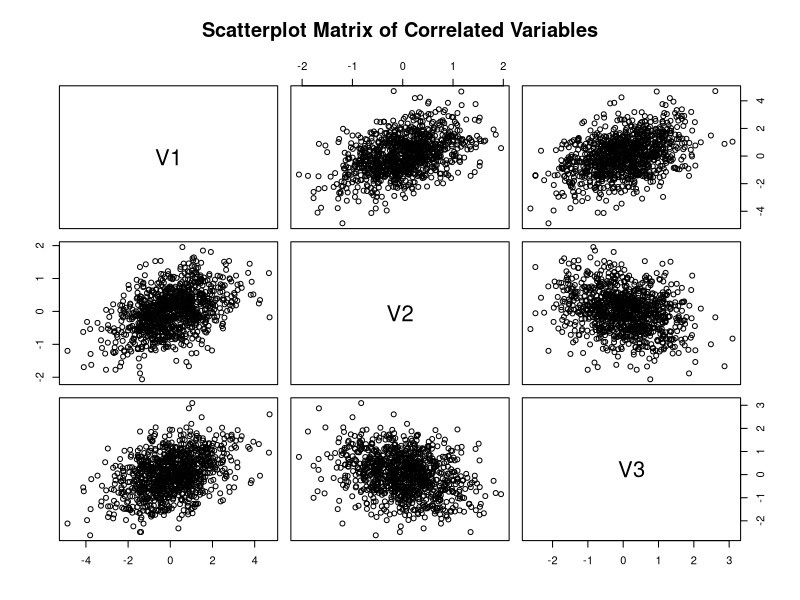

Recreate this plot in R.
# Part of this code was genrated by ChatGPT in December 2024

#############
############# Clear worspace
#############

rm(list=ls())
set.seed(1988)

#############
############# Generate data
#############

# Generate independent standard normal variables
n <- 1000  # Number of observations
p <- 3    # Number of variables
x <- matrix(rnorm(n * p), nrow = n, ncol = p)

# Define the target correlation matrix
sigma <- matrix(c(
  1.0, 0.8, 0.5,
  0.8, 1.0, 0.3,
  0.5, 0.3, 1.0
), nrow = p, byrow = TRUE)

#############
############# Perform Cholesky decomposition
#############

L <- chol(sigma)
y <- x %*% t(L)
correlated_data <- as.data.frame(y)

#############
############# Print correlation matrix
#############

print(round(cor(correlated_data), 2))
print(sigma)

#############
############# Visualize the results
#############

pairs(correlated_data, main = "Scatterplot Matrix of Correlated Variables")